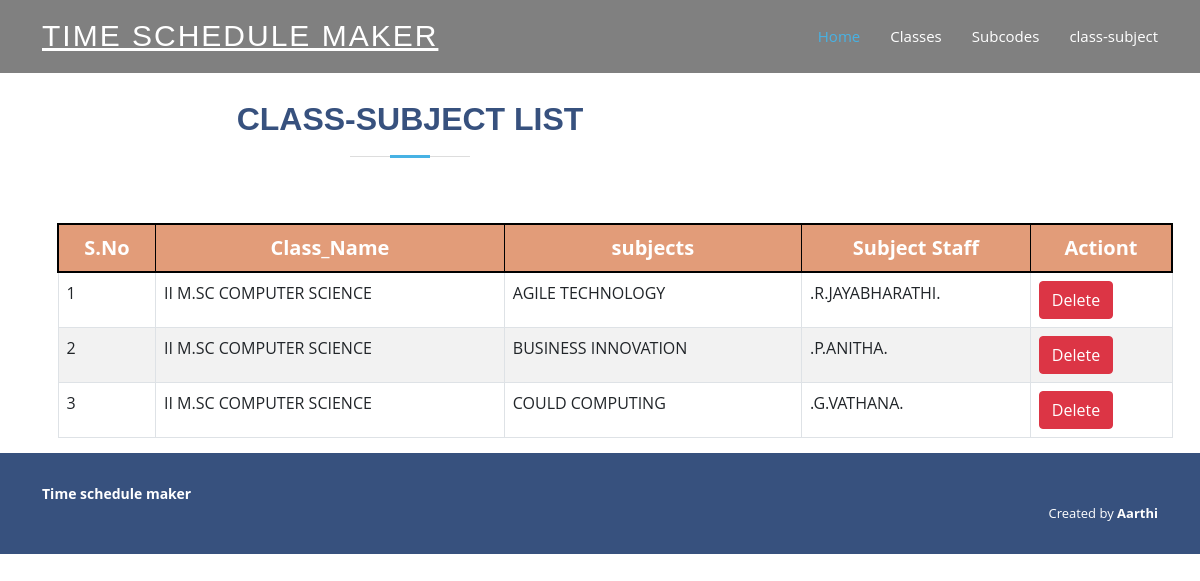
The app's page /staff/index.php?info=class_subject (signed in) with its own data.
### tables this page shows
CREATE TABLE `class_subjects` (
  `id` int(30) NOT NULL,
  `class_id` int(30) NOT NULL,
  `subject_staff_id` int(30) NOT NULL,
  `subject_id` int(30) NOT NULL,
  `staff_id` int(30) DEFAULT NULL
);

CREATE TABLE `classes` (
  `id` int(30) NOT NULL,
  `name` varchar(50) NOT NULL,
  `alias` varchar(30) DEFAULT NULL
);

CREATE TABLE `subjects` (
  `id` int(30) NOT NULL,
  `name` varchar(50) NOT NULL,
  `alias` varchar(30) DEFAULT NULL,
  `subcode` varchar(30) NOT NULL
);

CREATE TABLE `staffs` (
  `id` int(11) NOT NULL,
  `name` varchar(30) NOT NULL,
  `email` varchar(50) DEFAULT NULL,
  `password` varchar(40) DEFAULT NULL,
  `alias` varchar(10) NOT NULL,
  `is_available` tinyint(1) NOT NULL
);

### staff/class_subject.php (the view, shortened to what this page needs)
<?php
  extract($_POST);
?>
<div class="container" style="margin-top:100px;">
<div class="row">
          <div class="col-md-8">
          <div class="section-title">
          <h2>Class-subject List</h2>
        </div>
          </div>
          <div class="col-md-4">
          </div>
         </div>
<table class='table table-responsive table-bordered table-striped table-hover' style=margin:15px;>
<tr style="font-size:20px;text-align:center;border:2px solid black;background-color: #EEA47F;color:white;">
    <th>S.No</th>
    <th>Class_Name</th>
    <th>subjects</th>
    <th>Subject Staff</th>
    <th>Actiont</th>
  </tr>
  <?php
  $i=1;
  $incharge_staff_email = $_SESSION['email'];
  $incharge_staff_id_query = mysqli_query($con,"select * from staffs where email ='$incharge_staff_email'");
  $incharge_staff_row = mysqli_fetch_array($incharge_staff_id_query);
  $incharge_staff_id = $incharge_staff_row['id'];
	$que=mysqli_query($con,"select * from class_subjects where staff_id = '$incharge_staff_id'");
	while($row=mysqli_fetch_array($que))
	{
  ?>
  <tr>
    <td><?php echo $i;?></td>
    <td ><?php
    $class_id = $row['class_id'];
    $class_query = mysqli_query($con,"select * from classes where id = '$class_id'");
    $class_row = mysqli_fetch_array($class_query);
    $class_name = $class_row['name'];
    echo $class_name;?>
    </td>
    <td>
    <?php
             $subject_id = $row['subject_id'];
             $subject_query = mysqli_query($con,"select * from subjects where id = '$subject_id'");
             $subject_row = mysqli_fetch_array($subject_query);
             $subject_name = $subject_row['name'];
             echo $subject_name;
            ?>
    </td>
    <td>
    <?php
             $subject_staff_id = $row['subject_staff_id'];
             $subject_staff_query = mysqli_query($con,"select * from staffs where id = '$subject_staff_id'");
             $subject_staff_row = mysqli_fetch_array($subject_staff_query);
             $subject_staff_name = $subject_staff_row['name'];
             echo $subject_staff_name;
            ?>
    </td>
    <td>
    <a href="index.php?info=class_subject&delete_id=<?php echo$row['id']?>" class="btn btn-danger">Delete</a>
    </td>
  </tr>
  <?php
  $i++;
  }
  ?>
</table>
</div>

### assets/css/style.css (style rules this page uses)
body { font-family: "Open Sans", sans-serif; color: #444444; }
a { color: #47b2e4; text-decoration: none; }
h1, h2, h3, h4, h5, h6 { font-family: "Jost", sans-serif; }
.section-title { text-align: center; padding-bottom: 30px; }
.section-title h2 { font-size: 32px; font-weight: bold; text-transform: uppercase; margin-bottom: 20px; padding-bottom: 20px; position: relative; color: #37517e; }
.section-title h2::before { content: ""; position: absolute; display: block; width: 120px; height: 1px; background: #ddd; bottom: 1px; left: calc(50% - 60px); }
.section-title h2::after { content: ""; position: absolute; display: block; width: 40px; height: 3px; background: #47b2e4; bottom: 0; left: calc(50% - 20px); }

### records on screen
class_subjects: class.name "II M.SC COMPUTER SCIENCE", subject.name "AGILE TECHNOLOGY", staff.name ".R.JAYABHARATHI."
class_subjects: class.name "II M.SC COMPUTER SCIENCE", subject.name "BUSINESS INNOVATION", staffs.name ".P.ANITHA."
class_subjects: class.name "II M.SC COMPUTER SCIENCE", subject.name "COULD COMPUTING", staffs.name ".G.VATHANA."
